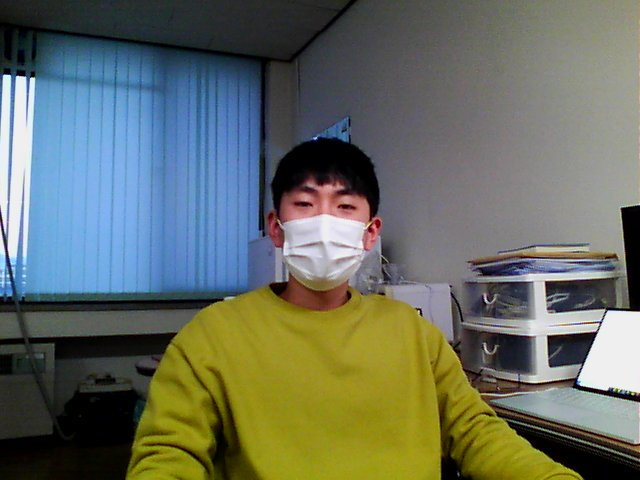
#> input picture FLIR0063.jpg, 640 x 480 px
$ jupyter execute --allow-errors opencv-dnn-face-detection.ipynb
#> lines starting #> are read from the running program, lines starting #| are printed output that depends on the picture; long printed decimals are rounded
# Deep Face Detection

In this notebook, we are going to detect faces with Deep Neural Networks and ResNet SSD (Single Shot-Multibox Detector) model.

[cell 1]
import cv2
import matplotlib.pyplot as plt
import numpy as np
import pandas as pd

#> (a cell that did not finish here is left out)

[cell 3]
#detector.getLayerNames()

[cell 4]
#image = cv2.imread("deepface/tests/dataset/img1.jpg")
image = cv2.imread("FLIR0063.jpg")
#> image is the input picture: shape (480, 640, 3); mean B, G, R 98.2, 109.5, 103
base_img = image.copy()

[cell 5]
original_size = image.shape
#> original_size = (480, 640, 3)
target_size = (300, 300)
print("original image size: ", original_size)
#| original image size:  (480, 640, 3)

[cell 6]
image = cv2.resize(image, target_size)
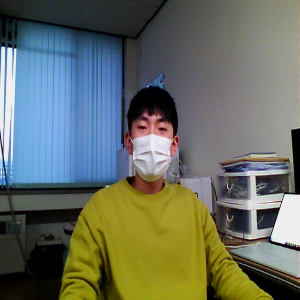
#> image: shape (300, 300, 3); mean B, G, R 98.1, 109.4, 102.9

[cell 7]
aspect_ratio_x = (original_size[1] / target_size[1])
#> aspect_ratio_x = 2.13
aspect_ratio_y = (original_size[0] / target_size[0])
#> aspect_ratio_y = 1.6
print("aspect ratios x: ",aspect_ratio_x,", y: ", aspect_ratio_y)
#| aspect ratios x:  2.133 , y:  1.6

[cell 8]
image.shape
#> Out = (300, 300, 3)

[cell 9]
plt.imshow(image[:,:,::-1])

[cell 10]
#detector expects (1, 3, 300, 300) shaped input
imageBlob = cv2.dnn.blobFromImage(image = image)
#imageBlob = np.expand_dims(np.rollaxis(image, 2, 0), axis = 0)

#> (a cell that did not finish here is left out)

#> (a cell that did not finish here is left out)

#> (a cell that did not finish here is left out)

#> (a cell that did not finish here is left out)

#> (a cell that did not finish here is left out)

#> (a cell that did not finish here is left out)

[cell 17]
plt.figure(figsize = (20, 20))
#tmp_img = image.copy()
#tmp_img = cv2.resize(tmp_img, (600, 600))
plt.imshow(base_img[:,:,::-1])
plt.axis('off')
plt.show()


$ run again, with FLIR0055.jpg copied over FLIR0063.jpg
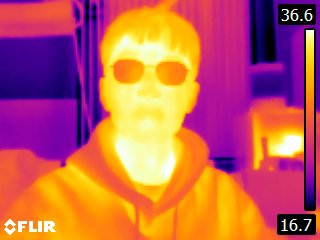
#> input picture FLIR0055.jpg, 320 x 240 px
#> image is the input picture: shape (240, 320, 3); mean B, G, R 87.1, 95.2, 193.3
#| original image size:  (240, 320, 3)
#> `image = cv2.resize(image, target_size)`:
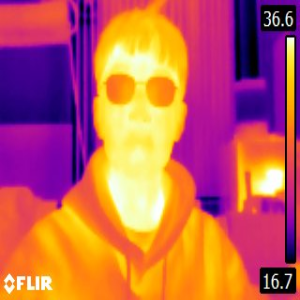
#> image: shape (300, 300, 3); mean B, G, R 87, 95.1, 193.2
#| aspect ratios x:  1.067 , y:  0.8

$ run again, with FLIR0056.jpg copied over FLIR0063.jpg
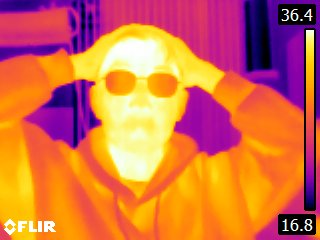
#> input picture FLIR0056.jpg, 320 x 240 px
#> image is the input picture: shape (240, 320, 3); mean B, G, R 73.3, 111.2, 211.1
#| original image size:  (240, 320, 3)
#> `image = cv2.resize(image, target_size)`:
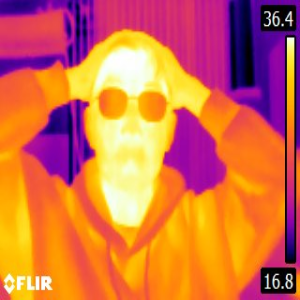
#> image: shape (300, 300, 3); mean B, G, R 73.3, 111.1, 211.1
#| aspect ratios x:  1.067 , y:  0.8
